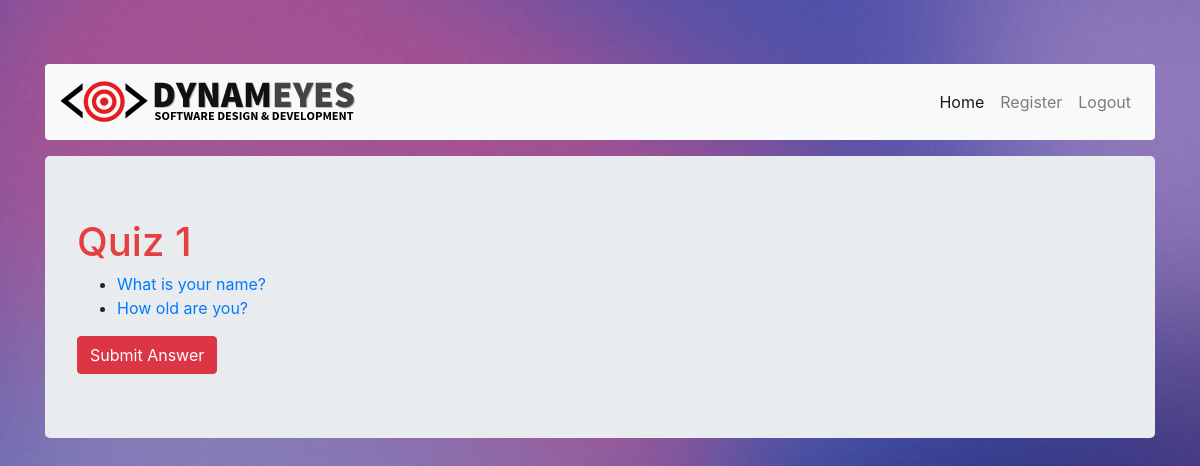
The app's page /quiz/1/ (signed in) with its own data.
### quiz/models.py (models this page shows, shortened)
class Quiz(models.Model):
    quiz_title = models.CharField(max_length=200)
    pub_date = models.DateTimeField('date published', auto_now_add=True)
    expiration = models.DateTimeField('expiration date')
    def __str__(self):
        return self.quiz_title
    class Meta:
        verbose_name_plural = 'quizzes'

class Question(models.Model):
    quiz = models.ForeignKey(Quiz, null=True)
    question_title = models.CharField(max_length=600, blank=False)

### quiz/views.py (the view)
# urls.py: url(r'^quiz/(?P<pk>[0-9]+)/$', views.quiz, name='quiz'),
def quiz(request, pk):
    quiz = Question.objects.filter(quiz=pk)
    quiz_title = Quiz.objects.get(id=pk)
    if request.user.is_authenticated():
        quiz_session = get_object_or_404(Quiz, id=pk)
        user = request.user
        obj, created = QuizSession.objects.update_or_create(quiz=quiz_session, user_id=user.id, exam_date=timezone.now().date())
        correct = 0
        wrong = 0
        answers = {}
        obj.answers = answers
        obj.score = correct
        obj.save()
    context = {
        'quiz': quiz,
        'title': quiz_title,
    }
    return render(request, 'quiz.html', context)

### quiz/templates/quiz.html (shortened to what this page needs)
{% extends 'base.html' %}
{% block content %}
    {% include 'nav.html' %}
    <div class="jumbotron">
        <h1>{{ title }}</h1>
    <form method="POST">{% csrf_token %}
        <ul>
            {% for obj in quiz %}
                <li>
                    <a href="/question/{{ obj.id }}">
                        {{ obj.question_title }}
                    </a>
                </li>
            {% endfor %}
        </ul>
        <input type="submit" class="btn btn-danger" value="Submit Answer">
    </form>
    </div>
{% endblock %}

### quiz/static/quiz/css/style.css (style rules this page uses)
body { padding-top: 40px; padding-bottom: 200px; background: #fdfdfd url(../images/color-splash.jpg) no-repeat; background-size: cover;; }
html { height: 100%; }
h1 { color: #e63f3f; text-transform: capitalize; }

### records on screen
Quiz: quiz_title "Quiz 1"
Question: question_title "What is your name?"
Question: question_title "How old are you?"
